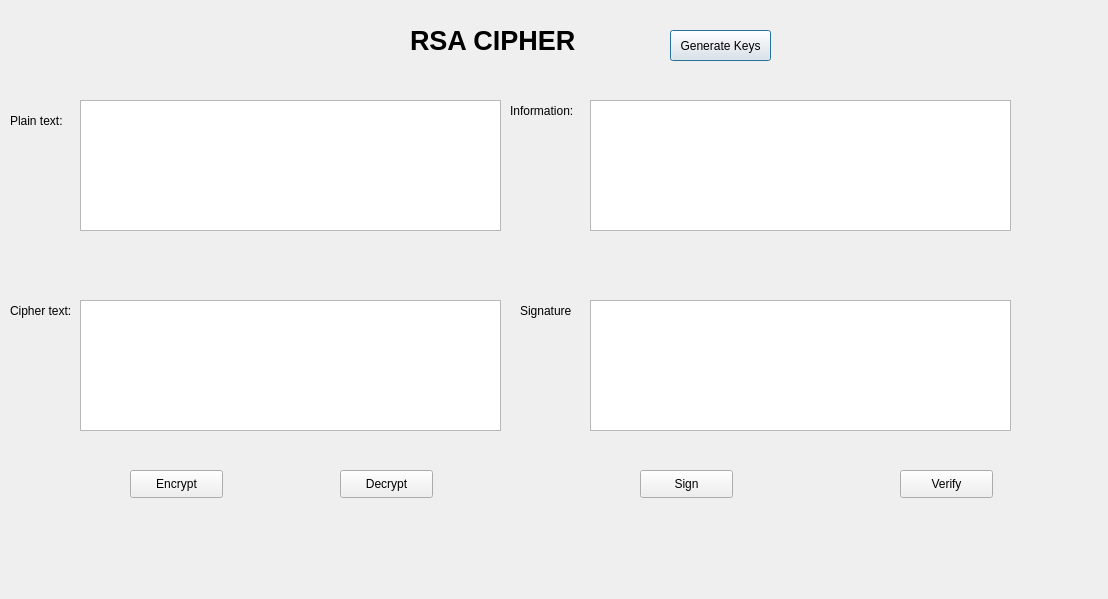
<?xml version="1.0" encoding="UTF-8"?>
<ui version="4.0">
 <class>Dialog</class>
 <widget class="QDialog" name="Dialog">
  <property name="geometry">
   <rect>
    <x>0</x>
    <y>0</y>
    <width>1108</width>
    <height>599</height>
   </rect>
  </property>
  <property name="windowTitle">
   <string>Dialog</string>
  </property>
  <widget class="QLabel" name="label">
   <property name="geometry">
    <rect>
     <x>410</x>
     <y>10</y>
     <width>211</width>
     <height>61</height>
    </rect>
   </property>
   <property name="font">
    <font>
     <pointsize>20</pointsize>
     <weight>75</weight>
     <bold>true</bold>
    </font>
   </property>
   <property name="text">
    <string>RSA CIPHER</string>
   </property>
  </widget>
  <widget class="QPlainTextEdit" name="txt_plain">
   <property name="geometry">
    <rect>
     <x>80</x>
     <y>100</y>
     <width>421</width>
     <height>131</height>
    </rect>
   </property>
  </widget>
  <widget class="QPlainTextEdit" name="txt_cipher">
   <property name="geometry">
    <rect>
     <x>80</x>
     <y>300</y>
     <width>421</width>
     <height>131</height>
    </rect>
   </property>
  </widget>
  <widget class="QPlainTextEdit" name="txt_information">
   <property name="geometry">
    <rect>
     <x>590</x>
     <y>100</y>
     <width>421</width>
     <height>131</height>
    </rect>
   </property>
  </widget>
  <widget class="QPlainTextEdit" name="txt_signature">
   <property name="geometry">
    <rect>
     <x>590</x>
     <y>300</y>
     <width>421</width>
     <height>131</height>
    </rect>
   </property>
  </widget>
  <widget class="QLabel" name="label_2">
   <property name="geometry">
    <rect>
     <x>10</x>
     <y>110</y>
     <width>61</width>
     <height>21</height>
    </rect>
   </property>
   <property name="text">
    <string>Plain text:</string>
   </property>
  </widget>
  <widget class="QLabel" name="label_3">
   <property name="geometry">
    <rect>
     <x>10</x>
     <y>300</y>
     <width>71</width>
     <height>21</height>
    </rect>
   </property>
   <property name="text">
    <string>Cipher text:</string>
   </property>
  </widget>
  <widget class="QLabel" name="label_4">
   <property name="geometry">
    <rect>
     <x>510</x>
     <y>100</y>
     <width>81</width>
     <height>21</height>
    </rect>
   </property>
   <property name="text">
    <string>Information:</string>
   </property>
  </widget>
  <widget class="QLabel" name="label_5">
   <property name="geometry">
    <rect>
     <x>520</x>
     <y>300</y>
     <width>61</width>
     <height>21</height>
    </rect>
   </property>
   <property name="text">
    <string>Signature</string>
   </property>
  </widget>
  <widget class="QPushButton" name="btn_generate">
   <property name="geometry">
    <rect>
     <x>670</x>
     <y>30</y>
     <width>101</width>
     <height>31</height>
    </rect>
   </property>
   <property name="text">
    <string>Generate Keys</string>
   </property>
  </widget>
  <widget class="QPushButton" name="bnt_encrypt">
   <property name="geometry">
    <rect>
     <x>130</x>
     <y>470</y>
     <width>93</width>
     <height>28</height>
    </rect>
   </property>
   <property name="text">
    <string>Encrypt</string>
   </property>
  </widget>
  <widget class="QPushButton" name="btn_decrypt">
   <property name="geometry">
    <rect>
     <x>340</x>
     <y>470</y>
     <width>93</width>
     <height>28</height>
    </rect>
   </property>
   <property name="text">
    <string>Decrypt</string>
   </property>
  </widget>
  <widget class="QPushButton" name="btn_sign">
   <property name="geometry">
    <rect>
     <x>640</x>
     <y>470</y>
     <width>93</width>
     <height>28</height>
    </rect>
   </property>
   <property name="text">
    <string>Sign</string>
   </property>
  </widget>
  <widget class="QPushButton" name="btn_verify">
   <property name="geometry">
    <rect>
     <x>900</x>
     <y>470</y>
     <width>93</width>
     <height>28</height>
    </rect>
   </property>
   <property name="text">
    <string>Verify</string>
   </property>
  </widget>
 </widget>
 <resources/>
 <connections/>
</ui>
